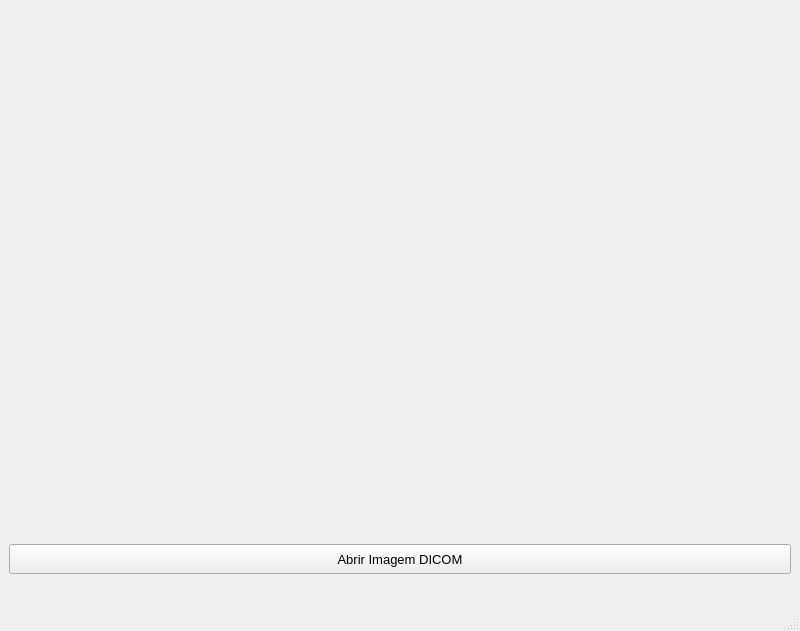
<?xml version="1.0" encoding="UTF-8"?>
<ui version="4.0">
 <class>MainWindow</class>
 <widget class="QMainWindow" name="MainWindow">
  <property name="geometry">
   <rect>
    <x>0</x>
    <y>0</y>
    <width>800</width>
    <height>631</height>
   </rect>
  </property>
  <property name="minimumSize">
   <size>
    <width>800</width>
    <height>600</height>
   </size>
  </property>
  <property name="windowTitle">
   <string>MainWindow</string>
  </property>
  <widget class="QWidget" name="centralwidget">
   <layout class="QVBoxLayout" name="verticalLayout">
    <item>
     <widget class="QLabel" name="labelImagem">
      <property name="palette">
       <palette>
        <active>
         <colorrole role="WindowText">
          <brush brushstyle="SolidPattern">
           <color alpha="255">
            <red>0</red>
            <green>0</green>
            <blue>0</blue>
           </color>
          </brush>
         </colorrole>
         <colorrole role="Button">
          <brush brushstyle="SolidPattern">
           <color alpha="255">
            <red>0</red>
            <green>0</green>
            <blue>0</blue>
           </color>
          </brush>
         </colorrole>
         <colorrole role="Light">
          <brush brushstyle="SolidPattern">
           <color alpha="255">
            <red>0</red>
            <green>0</green>
            <blue>0</blue>
           </color>
          </brush>
         </colorrole>
         <colorrole role="Midlight">
          <brush brushstyle="SolidPattern">
           <color alpha="255">
            <red>0</red>
            <green>0</green>
            <blue>0</blue>
           </color>
          </brush>
         </colorrole>
         <colorrole role="Dark">
          <brush brushstyle="SolidPattern">
           <color alpha="255">
            <red>0</red>
            <green>0</green>
            <blue>0</blue>
           </color>
          </brush>
         </colorrole>
         <colorrole role="Mid">
          <brush brushstyle="SolidPattern">
           <color alpha="255">
            <red>0</red>
            <green>0</green>
            <blue>0</blue>
           </color>
          </brush>
         </colorrole>
         <colorrole role="Text">
          <brush brushstyle="SolidPattern">
           <color alpha="255">
            <red>0</red>
            <green>0</green>
            <blue>0</blue>
           </color>
          </brush>
         </colorrole>
         <colorrole role="BrightText">
          <brush brushstyle="SolidPattern">
           <color alpha="255">
            <red>255</red>
            <green>255</green>
            <blue>255</blue>
           </color>
          </brush>
         </colorrole>
         <colorrole role="ButtonText">
          <brush brushstyle="SolidPattern">
           <color alpha="255">
            <red>255</red>
            <green>255</green>
            <blue>255</blue>
           </color>
          </brush>
         </colorrole>
         <colorrole role="Base">
          <brush brushstyle="SolidPattern">
           <color alpha="255">
            <red>0</red>
            <green>0</green>
            <blue>0</blue>
           </color>
          </brush>
         </colorrole>
         <colorrole role="Window">
          <brush brushstyle="SolidPattern">
           <color alpha="255">
            <red>0</red>
            <green>0</green>
            <blue>0</blue>
           </color>
          </brush>
         </colorrole>
         <colorrole role="Shadow">
          <brush brushstyle="SolidPattern">
           <color alpha="255">
            <red>0</red>
            <green>0</green>
            <blue>0</blue>
           </color>
          </brush>
         </colorrole>
         <colorrole role="AlternateBase">
          <brush brushstyle="SolidPattern">
           <color alpha="255">
            <red>0</red>
            <green>0</green>
            <blue>0</blue>
           </color>
          </brush>
         </colorrole>
         <colorrole role="ToolTipBase">
          <brush brushstyle="SolidPattern">
           <color alpha="255">
            <red>255</red>
            <green>255</green>
            <blue>220</blue>
           </color>
          </brush>
         </colorrole>
         <colorrole role="ToolTipText">
          <brush brushstyle="SolidPattern">
           <color alpha="255">
            <red>0</red>
            <green>0</green>
            <blue>0</blue>
           </color>
          </brush>
         </colorrole>
         <colorrole role="PlaceholderText">
          <brush brushstyle="SolidPattern">
           <color alpha="127">
            <red>255</red>
            <green>255</green>
            <blue>255</blue>
           </color>
          </brush>
         </colorrole>
         <colorrole role="Accent">
          <brush brushstyle="SolidPattern">
           <color alpha="255">
            <red>0</red>
            <green>0</green>
            <blue>0</blue>
           </color>
          </brush>
         </colorrole>
        </active>
        <inactive>
         <colorrole role="WindowText">
          <brush brushstyle="SolidPattern">
           <color alpha="255">
            <red>0</red>
            <green>0</green>
            <blue>0</blue>
           </color>
          </brush>
         </colorrole>
         <colorrole role="Button">
          <brush brushstyle="SolidPattern">
           <color alpha="255">
            <red>0</red>
            <green>0</green>
            <blue>0</blue>
           </color>
          </brush>
         </colorrole>
         <colorrole role="Light">
          <brush brushstyle="SolidPattern">
           <color alpha="255">
            <red>0</red>
            <green>0</green>
            <blue>0</blue>
           </color>
          </brush>
         </colorrole>
         <colorrole role="Midlight">
          <brush brushstyle="SolidPattern">
           <color alpha="255">
            <red>0</red>
            <green>0</green>
            <blue>0</blue>
           </color>
          </brush>
         </colorrole>
         <colorrole role="Dark">
          <brush brushstyle="SolidPattern">
           <color alpha="255">
            <red>0</red>
            <green>0</green>
            <blue>0</blue>
           </color>
          </brush>
         </colorrole>
         <colorrole role="Mid">
          <brush brushstyle="SolidPattern">
           <color alpha="255">
            <red>0</red>
            <green>0</green>
            <blue>0</blue>
           </color>
          </brush>
         </colorrole>
         <colorrole role="Text">
          <brush brushstyle="SolidPattern">
           <color alpha="255">
            <red>0</red>
            <green>0</green>
            <blue>0</blue>
           </color>
          </brush>
         </colorrole>
         <colorrole role="BrightText">
          <brush brushstyle="SolidPattern">
           <color alpha="255">
            <red>255</red>
            <green>255</green>
            <blue>255</blue>
           </color>
          </brush>
         </colorrole>
         <colorrole role="ButtonText">
          <brush brushstyle="SolidPattern">
           <color alpha="255">
            <red>255</red>
            <green>255</green>
            <blue>255</blue>
           </color>
          </brush>
         </colorrole>
         <colorrole role="Base">
          <brush brushstyle="SolidPattern">
           <color alpha="255">
            <red>0</red>
            <green>0</green>
            <blue>0</blue>
           </color>
          </brush>
         </colorrole>
         <colorrole role="Window">
          <brush brushstyle="SolidPattern">
           <color alpha="255">
            <red>0</red>
            <green>0</green>
            <blue>0</blue>
           </color>
          </brush>
         </colorrole>
         <colorrole role="Shadow">
          <brush brushstyle="SolidPattern">
           <color alpha="255">
            <red>0</red>
            <green>0</green>
            <blue>0</blue>
           </color>
          </brush>
         </colorrole>
         <colorrole role="AlternateBase">
          <brush brushstyle="SolidPattern">
           <color alpha="255">
            <red>0</red>
            <green>0</green>
            <blue>0</blue>
           </color>
          </brush>
         </colorrole>
         <colorrole role="ToolTipBase">
          <brush brushstyle="SolidPattern">
           <color alpha="255">
            <red>255</red>
            <green>255</green>
            <blue>220</blue>
           </color>
          </brush>
         </colorrole>
         <colorrole role="ToolTipText">
          <brush brushstyle="SolidPattern">
           <color alpha="255">
            <red>0</red>
            <green>0</green>
            <blue>0</blue>
           </color>
          </brush>
         </colorrole>
         <colorrole role="PlaceholderText">
          <brush brushstyle="SolidPattern">
           <color alpha="127">
            <red>255</red>
            <green>255</green>
            <blue>255</blue>
           </color>
          </brush>
         </colorrole>
         <colorrole role="Accent">
          <brush brushstyle="SolidPattern">
           <color alpha="255">
            <red>0</red>
            <green>0</green>
            <blue>0</blue>
           </color>
          </brush>
         </colorrole>
        </inactive>
        <disabled>
         <colorrole role="WindowText">
          <brush brushstyle="SolidPattern">
           <color alpha="255">
            <red>0</red>
            <green>0</green>
            <blue>0</blue>
           </color>
          </brush>
         </colorrole>
         <colorrole role="Button">
          <brush brushstyle="SolidPattern">
           <color alpha="255">
            <red>0</red>
            <green>0</green>
            <blue>0</blue>
           </color>
          </brush>
         </colorrole>
         <colorrole role="Light">
          <brush brushstyle="SolidPattern">
           <color alpha="255">
            <red>0</red>
            <green>0</green>
            <blue>0</blue>
           </color>
          </brush>
         </colorrole>
         <colorrole role="Midlight">
          <brush brushstyle="SolidPattern">
           <color alpha="255">
            <red>0</red>
            <green>0</green>
            <blue>0</blue>
           </color>
          </brush>
         </colorrole>
         <colorrole role="Dark">
          <brush brushstyle="SolidPattern">
           <color alpha="255">
            <red>0</red>
            <green>0</green>
            <blue>0</blue>
           </color>
          </brush>
         </colorrole>
         <colorrole role="Mid">
          <brush brushstyle="SolidPattern">
           <color alpha="255">
            <red>0</red>
            <green>0</green>
            <blue>0</blue>
           </color>
          </brush>
         </colorrole>
         <colorrole role="Text">
          <brush brushstyle="SolidPattern">
           <color alpha="255">
            <red>0</red>
            <green>0</green>
            <blue>0</blue>
           </color>
          </brush>
         </colorrole>
         <colorrole role="BrightText">
          <brush brushstyle="SolidPattern">
           <color alpha="255">
            <red>255</red>
            <green>255</green>
            <blue>255</blue>
           </color>
          </brush>
         </colorrole>
         <colorrole role="ButtonText">
          <brush brushstyle="SolidPattern">
           <color alpha="255">
            <red>0</red>
            <green>0</green>
            <blue>0</blue>
           </color>
          </brush>
         </colorrole>
         <colorrole role="Base">
          <brush brushstyle="SolidPattern">
           <color alpha="255">
            <red>0</red>
            <green>0</green>
            <blue>0</blue>
           </color>
          </brush>
         </colorrole>
         <colorrole role="Window">
          <brush brushstyle="SolidPattern">
           <color alpha="255">
            <red>0</red>
            <green>0</green>
            <blue>0</blue>
           </color>
          </brush>
         </colorrole>
         <colorrole role="Shadow">
          <brush brushstyle="SolidPattern">
           <color alpha="255">
            <red>0</red>
            <green>0</green>
            <blue>0</blue>
           </color>
          </brush>
         </colorrole>
         <colorrole role="AlternateBase">
          <brush brushstyle="SolidPattern">
           <color alpha="255">
            <red>0</red>
            <green>0</green>
            <blue>0</blue>
           </color>
          </brush>
         </colorrole>
         <colorrole role="ToolTipBase">
          <brush brushstyle="SolidPattern">
           <color alpha="255">
            <red>255</red>
            <green>255</green>
            <blue>220</blue>
           </color>
          </brush>
         </colorrole>
         <colorrole role="ToolTipText">
          <brush brushstyle="SolidPattern">
           <color alpha="255">
            <red>0</red>
            <green>0</green>
            <blue>0</blue>
           </color>
          </brush>
         </colorrole>
         <colorrole role="PlaceholderText">
          <brush brushstyle="SolidPattern">
           <color alpha="127">
            <red>0</red>
            <green>0</green>
            <blue>0</blue>
           </color>
          </brush>
         </colorrole>
         <colorrole role="Accent">
          <brush brushstyle="SolidPattern">
           <color alpha="255">
            <red>0</red>
            <green>0</green>
            <blue>0</blue>
           </color>
          </brush>
         </colorrole>
        </disabled>
       </palette>
      </property>
      <property name="autoFillBackground">
       <bool>false</bool>
      </property>
      <property name="text">
       <string/>
      </property>
      <property name="alignment">
       <set>Qt::AlignmentFlag::AlignCenter</set>
      </property>
     </widget>
    </item>
    <item>
     <widget class="QPushButton" name="btnAbrir">
      <property name="maximumSize">
       <size>
        <width>16777215</width>
        <height>30</height>
       </size>
      </property>
      <property name="font">
       <font>
        <pointsize>10</pointsize>
       </font>
      </property>
      <property name="text">
       <string>Abrir Imagem DICOM</string>
      </property>
     </widget>
    </item>
    <item>
     <widget class="QLabel" name="lblMetadata">
      <property name="maximumSize">
       <size>
        <width>16777215</width>
        <height>20</height>
       </size>
      </property>
      <property name="font">
       <font>
        <pointsize>8</pointsize>
        <bold>true</bold>
       </font>
      </property>
      <property name="text">
       <string/>
      </property>
      <property name="alignment">
       <set>Qt::AlignmentFlag::AlignCenter</set>
      </property>
     </widget>
    </item>
   </layout>
  </widget>
  <widget class="QMenuBar" name="menubar">
   <property name="geometry">
    <rect>
     <x>0</x>
     <y>0</y>
     <width>800</width>
     <height>21</height>
    </rect>
   </property>
  </widget>
  <widget class="QStatusBar" name="statusbar"/>
 </widget>
 <resources/>
 <connections/>
</ui>
